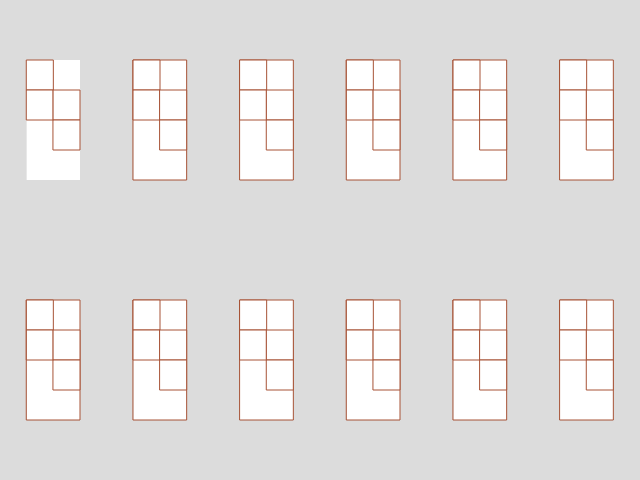
Frame 1 (no input)
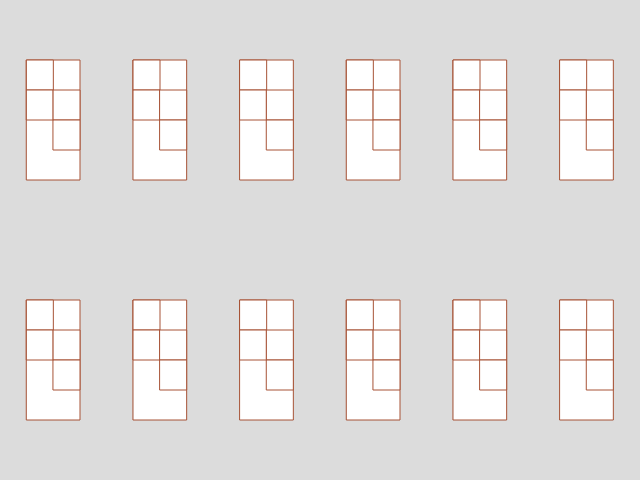
Frame 60 (no input)
Frame 120 (the mouse pressed at the canvas centre since frame 60): identical to frame 60, image omitted

The p5.js sketch that drew these frames (run headless with seeded random() and noise() and a simulated clock; from frame 60 on, the mouse is pressed at the canvas centre):

// p5.js sketch
// ── sketch.js
function setup() { 
   createCanvas(640, 480);
    noStroke();
}

function draw() {
    background(220);
    
    var windowWidth = width/6; // window width
    var windowHeight = height/2; // window height
    
    for ( var x = windowWidth/4; x < width; x+=windowWidth) {
       for (var y = windowHeight/4; y < height; y+=windowHeight) {
           
           
           rect(x, y, windowWidth/2, windowHeight/2);
           
           fill("white");
           stroke(167, 82, 54);
           
           rect(x, y, windowWidth/4, windowHeight/8);
           rect(x, y + windowHeight/8, windowWidth/4, windowHeight/8);
           rect(x + windowWidth/4, y + windowHeight/8, windowWidth/4, windowHeight/8);
           rect(x + windowWidth/4, y + windowHeight/8 * 2, windowWidth/4, windowHeight/8);
           
           
        }
    }
        
}
